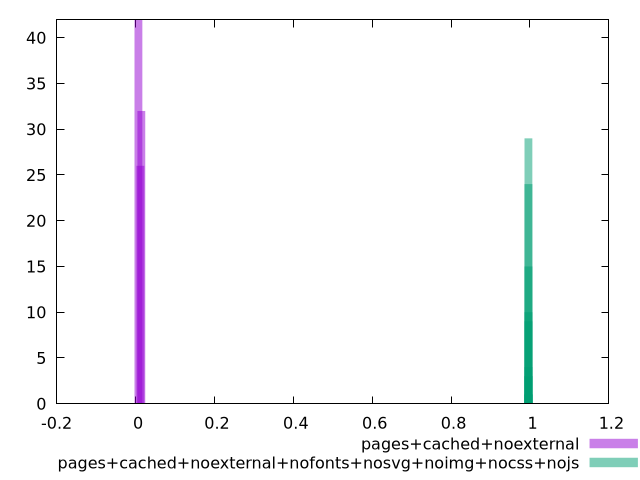

Source code (gnuplot):
$_pagesCachedNoexternal <<EOF
0.014713055838066681 32
0.007356527919033341 42
0.012260879865055568 26
EOF
$_pagesCachedNoexternalNofontsNosvgNoimgNocssNojs <<EOF
0.9960801196639799 15
0.9960117618945693 1
0.9960703542683498 29
0.9960898850596099 10
0.9960410580814596 4
0.9960605888727198 24
0.9960508234770896 9
0.9960312926858295 3
0.9960996504552401 3
0.9959824657076791 1
0.9960215272901994 1
EOF
set key outside below
set terminal pngcairo
set output "report_00005_2020-11-02T22-26-11.212Z/largest-contentful-paint/largest-contentful-paint_pages+cached+noexternal_pages+cached+noexternal+nofonts+nosvg+noimg+nocss+nojs+hist.png"
set boxwidth 0.019774862450724136
set style fill transparent solid 0.5 noborder
set yrange [0:42]
plot $_pagesCachedNoexternal title "pages+cached+noexternal" with boxes ,$_pagesCachedNoexternalNofontsNosvgNoimgNocssNojs title "pages+cached+noexternal+nofonts+nosvg+noimg+nocss+nojs" with boxes ,
